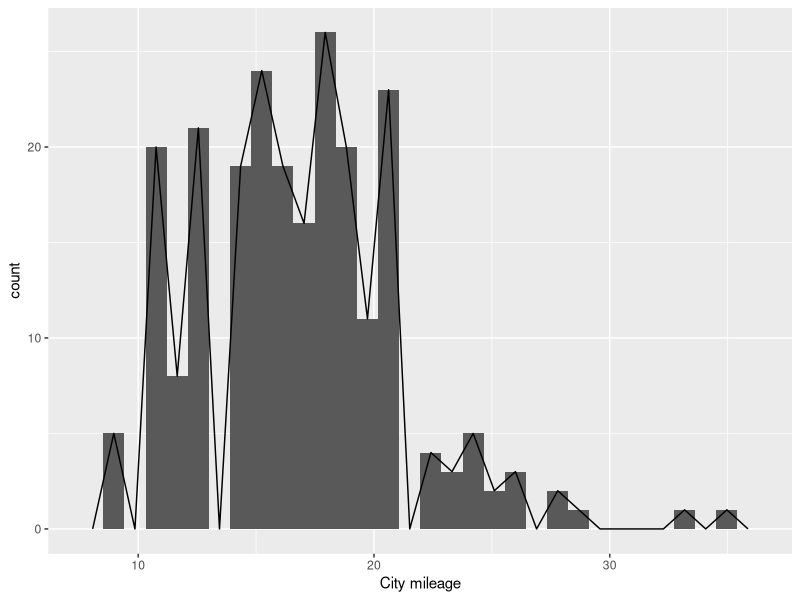
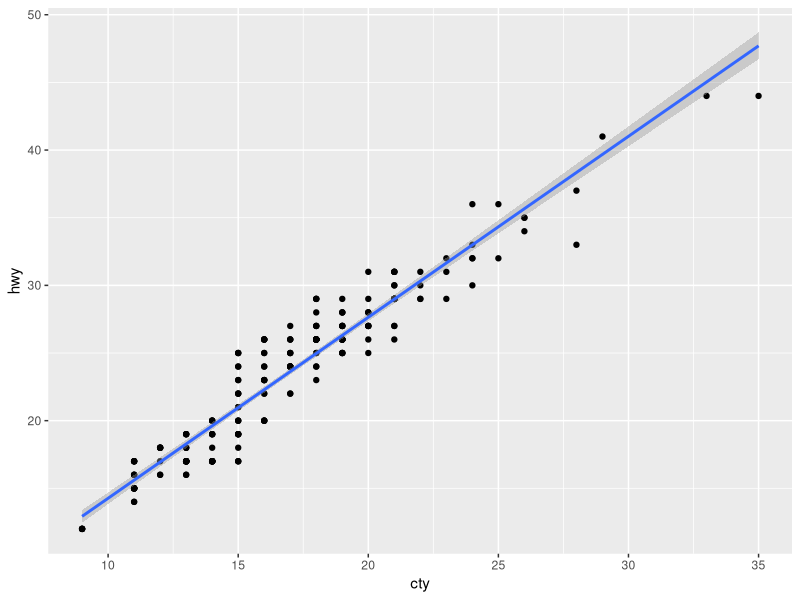
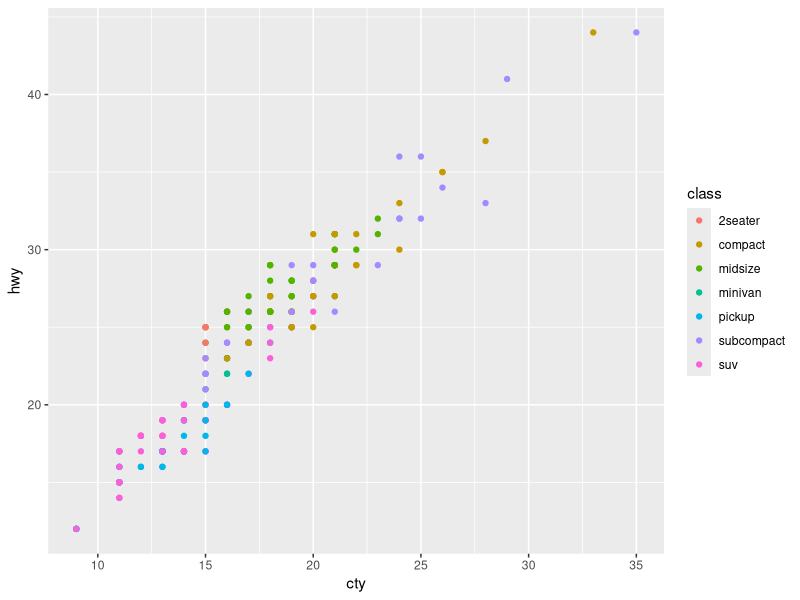

Source code (R) for these figures, in order:
# T

library(tidyverse)

# Indispensable keyboard shortcuts in RStudio: 
# (1) assignment operator ( <- ): Alt + -
# (2) pipe operator ( %>% ): Ctrl + Shift + M


data()
?mpg
glimpse(mpg)
# subset by rows with FILTER
filter(mpg, cty >= 20)
mpg_e<-filter(mpg, cty >= 20)
# add a new column
mpg_metric<-mutate(mpg, cty_metric=0.425) 

mpg %>% 
  group_by(class) %>% 
  summarise(mean(cty), 
            median(cty))

# Data viz with ggplot2

ggplot(mpg, aes(x=cty)) + 
  geom_histogram() + 
  geom_freqpoly() + 
  labs(x="City mileage")

ggplot(mpg, aes(x=cty, y=hwy)) + 
  geom_point() +
  geom_smooth(method = lm)

ggplot(mpg, aes(x=cty, y=hwy, color=class)) + 
  geom_point()




